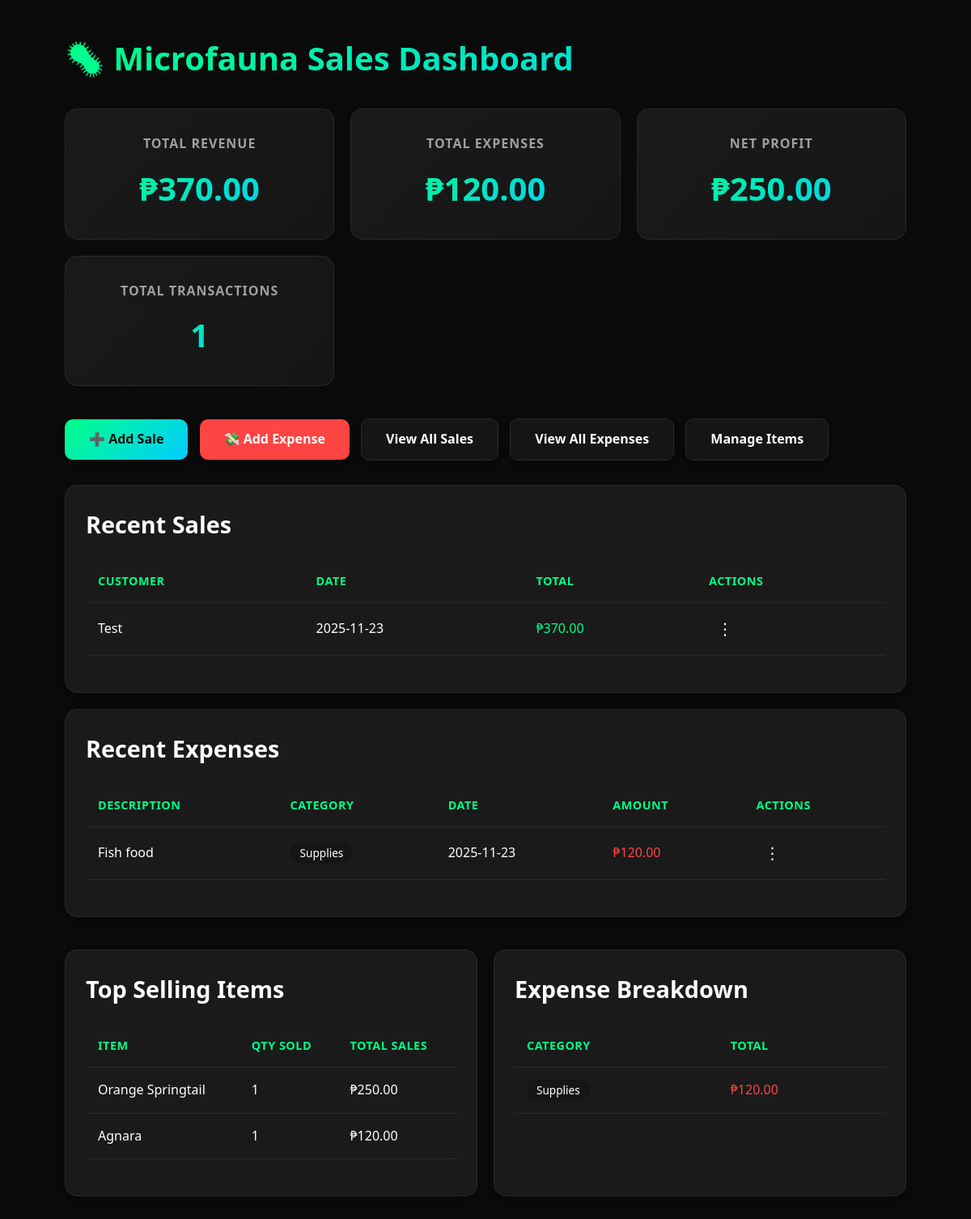
The page / on the database its author committed.
### tables this page shows
CREATE TABLE sales (
                    id INTEGER PRIMARY KEY AUTOINCREMENT,
                    customer_name TEXT NOT NULL,
                    date TEXT NOT NULL,
                    total REAL NOT NULL,
                    notes TEXT,
                    created_at TEXT DEFAULT CURRENT_TIMESTAMP
                );

CREATE TABLE expenses (
                    id INTEGER PRIMARY KEY AUTOINCREMENT,
                    description TEXT NOT NULL,
                    amount REAL NOT NULL,
                    category TEXT NOT NULL,
                    date TEXT NOT NULL,
                    notes TEXT,
                    created_at TEXT DEFAULT CURRENT_TIMESTAMP
                );

CREATE TABLE items (
                    id INTEGER PRIMARY KEY AUTOINCREMENT,
                    name TEXT NOT NULL UNIQUE,
                    price REAL NOT NULL,
                    active INTEGER DEFAULT 1
                );

### app.py (the view)
@app.route('/')
def dashboard():
    conn = get_db()
    c = conn.cursor()
    c.execute("SELECT COALESCE(SUM(total), 0) FROM sales")
    total_revenue = c.fetchone()[0]
    c.execute("SELECT COUNT(*) FROM sales")
    total_transactions = c.fetchone()[0]
    c.execute("SELECT COALESCE(SUM(amount), 0) FROM expenses")
    total_expenses = c.fetchone()[0]
    net_profit = total_revenue - total_expenses
    c.execute("""SELECT id, customer_name, date, total
                 FROM sales
                 ORDER BY date DESC, id DESC
                 LIMIT 5""")
    recent_sales = c.fetchall()
    c.execute("""SELECT id, description, amount, category, date
                 FROM expenses
                 ORDER BY date DESC, id DESC
                 LIMIT 5""")
    recent_expenses = c.fetchall()
    c.execute("""SELECT si.item_name, i.id as item_id, SUM(si.quantity) as total_qty, SUM(si.subtotal) as total_sales
                 FROM sale_items si
                 LEFT JOIN items i ON si.item_name = i.name
                 GROUP BY si.item_name
                 ORDER BY total_qty DESC
                 LIMIT 5""")
    top_items = c.fetchall()
    c.execute("""SELECT category, SUM(amount) as total,
                 GROUP_CONCAT(id) as expense_ids
                 FROM expenses
                 GROUP BY category
                 ORDER BY total DESC
                 LIMIT 5""")
    expense_breakdown = c.fetchall()
    conn.close()
    return render_template('dashboard.html',
                         revenue=total_revenue,
                         transactions=total_transactions,
                         expenses=total_expenses,
                         net_profit=net_profit,
                         recent_sales=recent_sales,
                         recent_expenses=recent_expenses,
                         top_items=top_items,
                         expense_breakdown=expense_breakdown)

### app.py (called while the page is built)
def get_db():
    conn = sqlite3.connect('sales.db')
    conn.row_factory = sqlite3.Row
    return conn

### templates/dashboard.html (shortened to what this page needs)
<!DOCTYPE html>
<html lang="en">
<head>
    <link rel="stylesheet" href="{{ url_for('static', filename='style.css') }}">
</head>
<body>
    <div class="container">
        <h1>🦠 Microfauna Sales Dashboard</h1>
        <div class="card-grid">
            <div class="stat-card">
                <h2>Total Revenue</h2>
                <p class="value">₱{{ "%.2f"|format(revenue) }}</p>
            </div>
            <div class="stat-card">
                <h2>Total Expenses</h2>
                <p class="value" style="color: var(--accent-danger);">₱{{ "%.2f"|format(expenses) }}</p>
            </div>
            {% if net_profit >= 0 %}
            <div class="stat-card net-profit-positive">
                <h2>Net Profit</h2>
                <p class="value">₱{{ "%.2f"|format(net_profit) }}</p>
            </div>
            {% else %}
            <div class="stat-card net-profit-negative">
                <h2>Net Profit</h2>
                <p class="value" style="color: var(--accent-danger); background: none;">₱{{ "%.2f"|format(net_profit) }}</p>
            </div>
            {% endif %}
            <div class="stat-card">
                <h2>Total Transactions</h2>
                <p class="value">{{ transactions }}</p>
            </div>
        </div>
        <div class="actions">
            <a class="btn" href="{{ url_for('add_sale') }}">➕ Add Sale</a>
            <a class="btn btn-danger" href="{{ url_for('add_expense') }}">💸 Add Expense</a>
            <a class="btn btn-secondary" href="{{ url_for('view_sales') }}">View All Sales</a>
            <a class="btn btn-secondary" href="{{ url_for('view_expenses') }}">View All Expenses</a>
            <a class="btn btn-secondary" href="{{ url_for('manage_items') }}">Manage Items</a>
        </div>
        {% if recent_sales %}
        <div class="card">
            <h2>Recent Sales</h2>
            <table>
                <thead>
                    <tr>
                        <th>Customer</th>
                        <th>Date</th>
                        <th>Total</th>
                        <th>Actions</th>
                    </tr>
                </thead>
                <tbody>
                    {% for sale in recent_sales %}
                    <tr>
                        <td>{{ sale.customer_name }}</td>
                        <td>{{ sale.date }}</td>
                        <td style="color: var(--accent-primary);">₱{{ "%.2f"|format(sale.total) }}</td>
                        <td>
                            <div class="actions-menu">
                                <button class="actions-btn" onclick="toggleDropdown('recent-{{ sale.id }}')">⋮</button>
                            </div>
                        </td>
                    </tr>
                    {% endfor %}
                </tbody>
            </table>
        </div>
        {% endif %}
        {% if recent_expenses %}
        <div class="card">
            <h2>Recent Expenses</h2>
            <table>
                <thead>
                    <tr>
                        <th>Description</th>
                        <th>Category</th>
                        <th>Date</th>
                        <th>Amount</th>
                        <th>Actions</th>
                    </tr>
                </thead>
                <tbody>
                    {% for expense in recent_expenses %}
                    <tr>
                        <td>{{ expense.description }}</td>
                        <td>
                            <span style="background: var(--bg-secondary); padding: 4px 12px; border-radius: 20px; font-size: 0.85rem;">
                                {{ expense.category }}
                            </span>
                        </td>
                        <td>{{ expense.date }}</td>
                        <td style="color: var(--accent-danger);">₱{{ "%.2f"|format(expense.amount) }}</td>
                        <td>
                            <div class="actions-menu">
                                <button class="actions-btn" onclick="toggleDropdown('expense-{{ expense.id }}')">⋮</button>
                            </div>
                        </td>
                    </tr>
                    {% endfor %}
                </tbody>
            </table>
        </div>
        {% endif %}
        <div style="display: grid; grid-template-columns: repeat(auto-fit, minmax(400px, 1fr)); gap: 20px;">
            {% if top_items %}
            <div class="card">
                <h2>Top Selling Items</h2>
                <table>
                    <thead>
                        <tr>
                            <th>Item</th>
                            <th>Qty Sold</th>
                            <th>Total Sales</th>
                        </tr>
                    </thead>
                    <tbody>
                        {% for item in top_items %}
                        <tr>
                            <td>{{ item.item_name }}</td>
                            <td>{{ item.total_qty }}</td>
                            <td>₱{{ "%.2f"|format(item.total_sales) }}</td>
                        </tr>
                        {% endfor %}
                    </tbody>
                </table>
            </div>
            {% endif %}
            {% if expense_breakdown %}
            <div class="card">
                <h2>Expense Breakdown</h2>
                <table>
                    <thead>
                        <tr>
                            <th>Category</th>
                            <th>Total</th>
                        </tr>
                    </thead>
                    <tbody>
                        {% for category in expense_breakdown %}
                        <tr>
                            <td>
                                <span style="background: var(--bg-secondary); padding: 4px 12px; border-radius: 20px; font-size: 0.85rem;">
                                    {{ category.category }}
                                </span>
                            </td>
                            <td style="color: var(--accent-danger);">₱{{ "%.2f"|format(category.total) }}</td>
                        </tr>
                        {% endfor %}
                    </tbody>
                </table>
            </div>
            {% endif %}
        </div>
    </div>
</body>
</html>

### static/style.css (style rules this page uses)
:root { --bg-primary: #0a0a0a; --bg-secondary: #151515; --bg-card: #1a1a1a; --border-color: #2a2a2a; --text-primary: #ffffff; --text-secondary: #a0a0a0; --accent-primary: #00ff88; --accent-secondary: #00ccff; --accent-danger: #ff4444; --accent-warning: #ffaa00; --shadow: 0 4px 6px rgba(0, 0, 0, 0.3); --shadow-lg: 0 10px 25px rgba(0, 0, 0, 0.5); }
* { margin: 0; padding: 0; box-sizing: border-box; }
body { background: var(--bg-primary); color: var(--text-primary); font-family: 'Segoe UI', Tahoma, Geneva, Verdana, sans-serif; line-height: 1.6; min-height: 100vh; }
.container { width: 90%; max-width: 1200px; margin: 0 auto; padding: 40px 20px; }
h1 { font-size: 2.5rem; font-weight: 700; margin-bottom: 30px; background: linear-gradient(135deg, var(--accent-primary), var(--accent-secondary)); -webkit-background-clip: text; -webkit-text-fill-color: transparent; background-clip: text; }
h2 { font-size: 1.8rem; margin-bottom: 15px; color: var(--text-primary); }
.card { background: var(--bg-card); padding: 25px; margin: 20px 0; border-radius: 15px; border: 1px solid var(--border-color); box-shadow: var(--shadow); transition: all 0.3s ease; }
.card-grid { display: grid; grid-template-columns: repeat(auto-fit, minmax(250px, 1fr)); gap: 20px; margin-bottom: 30px; }
.stat-card { background: linear-gradient(135deg, var(--bg-card), var(--bg-secondary)); padding: 30px; border-radius: 15px; border: 1px solid var(--border-color); text-align: center; transition: all 0.3s ease; }
.stat-card h2 { font-size: 1rem; color: var(--text-secondary); margin-bottom: 10px; text-transform: uppercase; letter-spacing: 1px; }
.value { font-size: 2.5rem; font-weight: 700; background: linear-gradient(135deg, var(--accent-primary), var(--accent-secondary)); -webkit-background-clip: text; -webkit-text-fill-color: transparent; background-clip: text; }
.btn { display: inline-block; margin: 10px 10px 10px 0; padding: 12px 30px; background: linear-gradient(135deg, var(--accent-primary), var(--accent-secondary)); color: var(--bg-primary); text-decoration: none; border-radius: 10px; font-weight: 600; border: none; cursor: pointer; transition: all 0.3s ease; box-shadow: var(--shadow); }
.btn-secondary { background: var(--bg-secondary); color: var(--text-primary); border: 1px solid var(--border-color); }
.btn-danger { background: var(--accent-danger); color: white; }
table { width: 100%; background: var(--bg-card); border-radius: 15px; overflow: visible; border-collapse: separate; border-spacing: 0; margin: 20px 0; }
thead { background: var(--bg-secondary); }
th, td { padding: 15px; text-align: left; border-bottom: 1px solid var(--border-color); }
th { color: var(--accent-primary); font-weight: 600; text-transform: uppercase; font-size: 0.9rem; letter-spacing: 0.5px; }
tbody { position: relative; }
tr { position: relative; background: var(--bg-card); }
.actions-menu { position: relative; display: inline-block; }
.actions-btn { background: none; border: none; font-size: 20px; cursor: pointer; padding: 5px 10px; color: var(--text-primary); border-radius: 4px; transition: all 0.3s ease; position: relative; z-index: 1; }
table, thead, tbody, tr, td, th { position: static !important; overflow: visible !important; z-index: auto !important; }

### rows shown on the page
sales: customer_name "Test", date "2025-11-23", total "370.00"
expenses: description "Fish food", category "Supplies", date "2025-11-23", amount "120.00", total "120.00"
items: item_name "Orange Springtail", total_qty "1", total_sales "250.00"
items: item_name "Agnara", total_qty "1", total_sales "120.00"

### other values the page prints
{{ "%.2f"|format(revenue) }} "370.00"
{{ "%.2f"|format(expenses) }} "120.00"
{{ "%.2f"|format(net_profit) }} "250.00"
{{ transactions }} "1"
